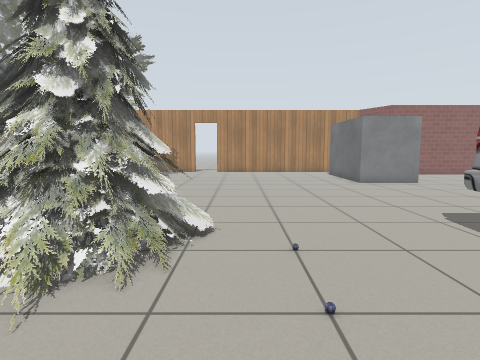
View 1 (above)

20 first-person views from a walk through a Gazebo world. The camera is 0.9 m above the floor, tilts 6° down and sees 80° across. Floor lines are 1 m apart. The floor is counted in squares, 0.5 m on a side. Each view is taken from the middle of a square. On the plan, view 1 faces up. The plan holds only what a view shows up to about 16 squares ahead; the rest is blank. The place goes on beyond the plan. The robots in the file are not drawn. Simple patterns stand in for the simulator's built-in surfaces. Some stock models are drawn as simple stand-ins. Some surface patterns are stand-ins.

View 2
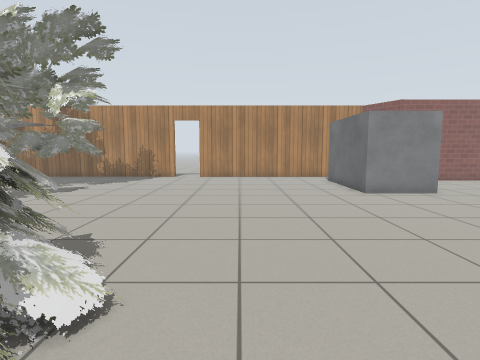

View 3
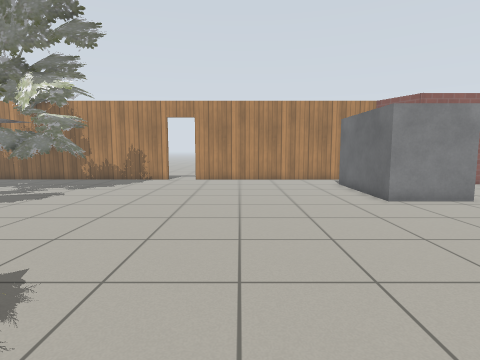

View 4
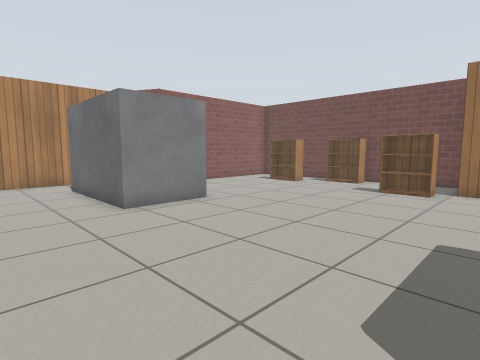

View 5
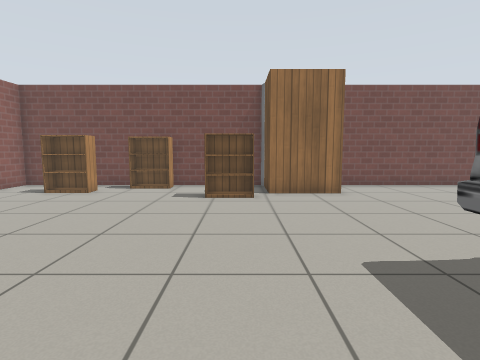

View 6
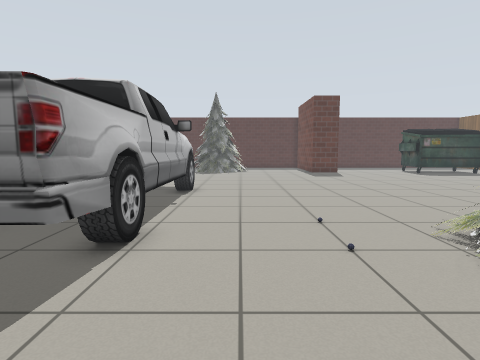

View 7
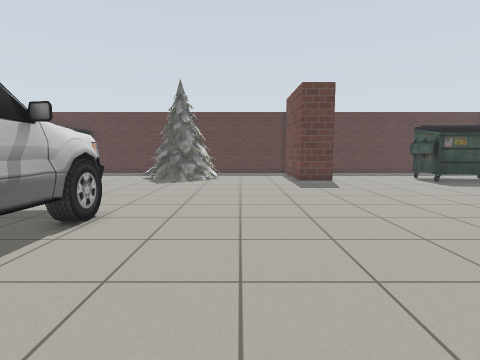

View 8
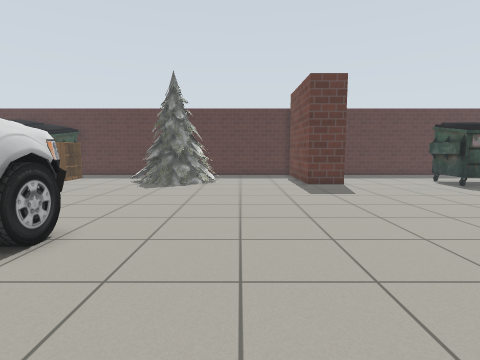

View 9
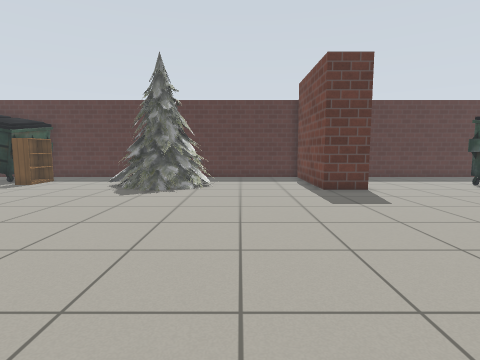

View 10
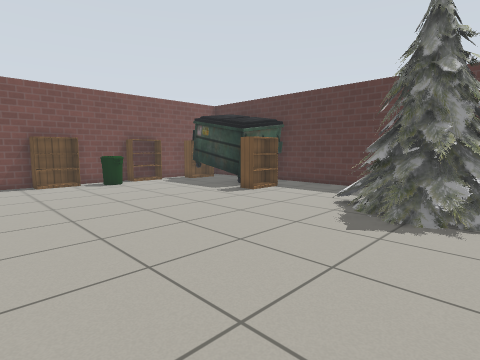

View 11
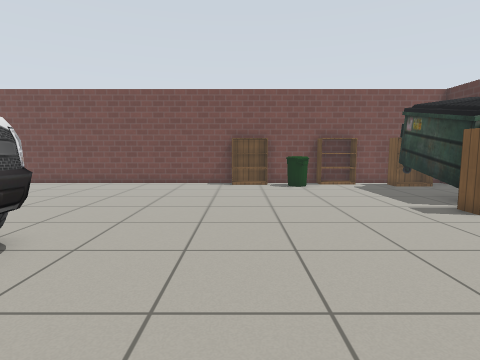

View 12
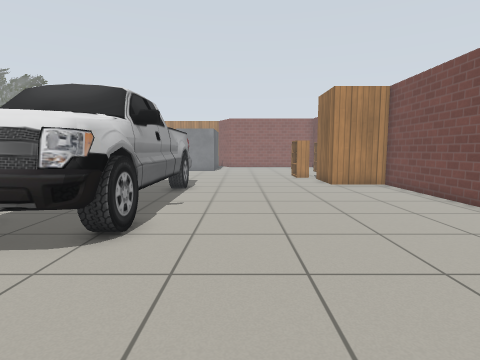

View 13
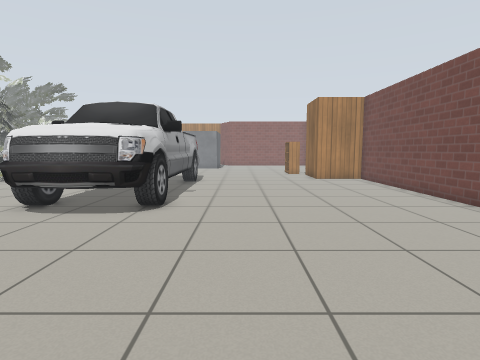

View 14
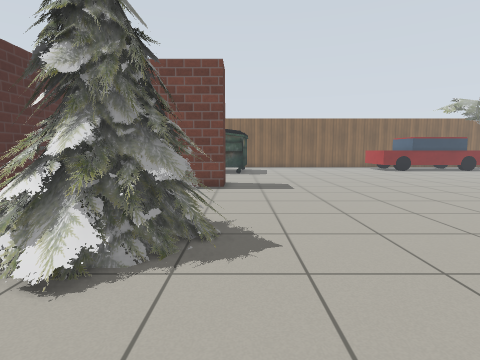

View 15
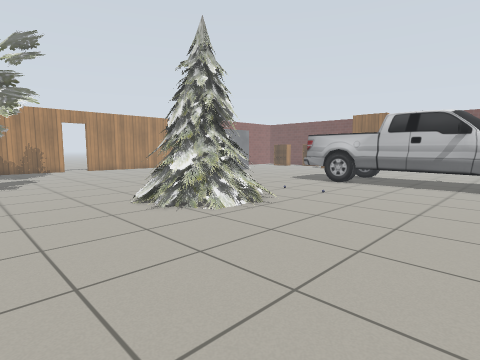

View 16
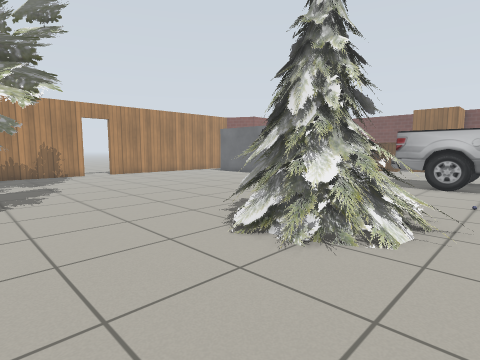

View 17
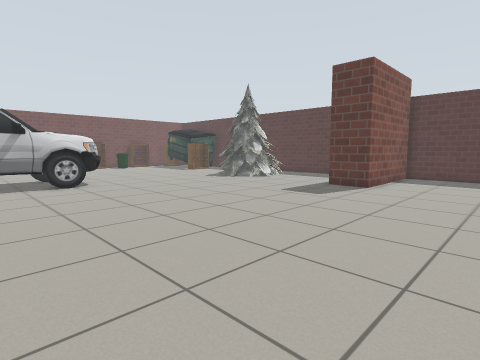

View 18
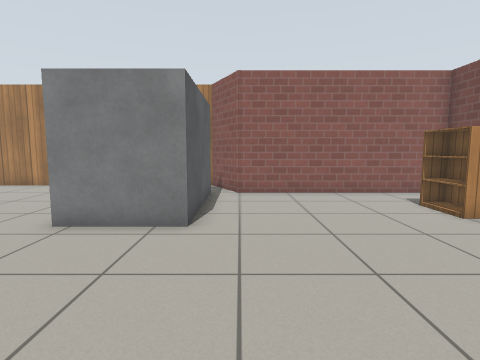

View 19
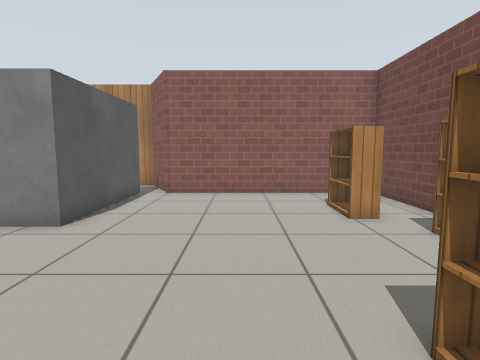

View 20
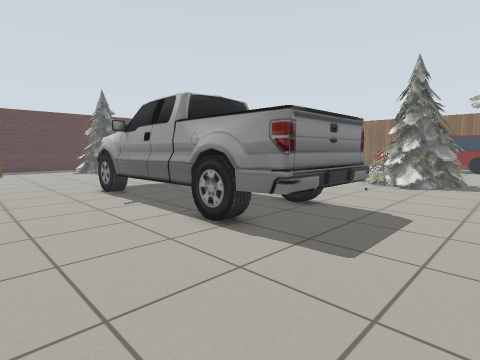

### Floor plan
Key: @ floor where view 1 was taken; # wall or solid block; . floor; / step, stairs or slope; T oak tree; B grey box; P pine tree; I pickup truck; K bookshelf; U dumpster; R brick block; N bin.
Columns run from 10 left of view 1 to 20 right of it. Each row starts with its distance up from view 1.
 22           ... ....  ##
 21 TTTT.............B  B##########
 20 TTTT.............B  B.........#
 19 TTTT.............B  B.........#
 18 TTTT.............B  B......KK.#
 17 TTTT.............B  B......KK.#
 16 TTTT.............BBBB......K..#
 15  T..........................KK#
 14  TT.........................KK#
 13 TTT..........................K#
 12  TT...........................#
 11  .........................K   #
 10  .........................K ..#
  9  .........................K####
  8 ...../PPP..................#
  7 .....PPPPP......IIII.......#
  6 .....PPPPP.....II  I.......####
  5 .....PPPPP.....II  I..........#
  4  ....PPPP......II  I..........#
  3 ......///......II II..........#
  2 ...............IIIII..........#
  1 ...............II  I..........#
  0 ..........@....II  I..........#
 -1  ..............IIIIII.........#
 -2 ...............IIIII..........#
 -3 ...............II II..........#
 -4 ...............IIIII..........#
 -5 ................III...........#
 -6 ..............................#
 -7  .............................#
 -8 .............................K#
 -9 .............................K#
-10 ............................NN#
-11 ............................NN#
-12 U..............P.............K#
-13 U....RRR...../PPPP...........K#
-14 .....R R.....PPPPP...........K#
-15 .....R R.....PPPPP....KKUU....#
-16 .....R R.....PPPPP....KKUUUUKK#

Positions as (right, up) in squares from view 1, and headings:
1: (0, 0), facing up
2: (1, 3), facing up
3: (1, 5), facing up
4: (3, 7), facing up-right
5: (5, 10), facing right
6: (3, 10), facing down
7: (1, 5), facing down
8: (1, 3), facing down
9: (1, 0), facing down
10: (3, -5), facing down-right
11: (4, -8), facing right
12: (12, -9), facing up
13: (12, -12), facing up
14: (11, -12), facing left
15: (-10, -3), facing up-right
16: (-10, 2), facing up-right
17: (-10, 1), facing down-right
18: (11, 9), facing up
19: (14, 9), facing up
20: (14, 10), facing down-left
